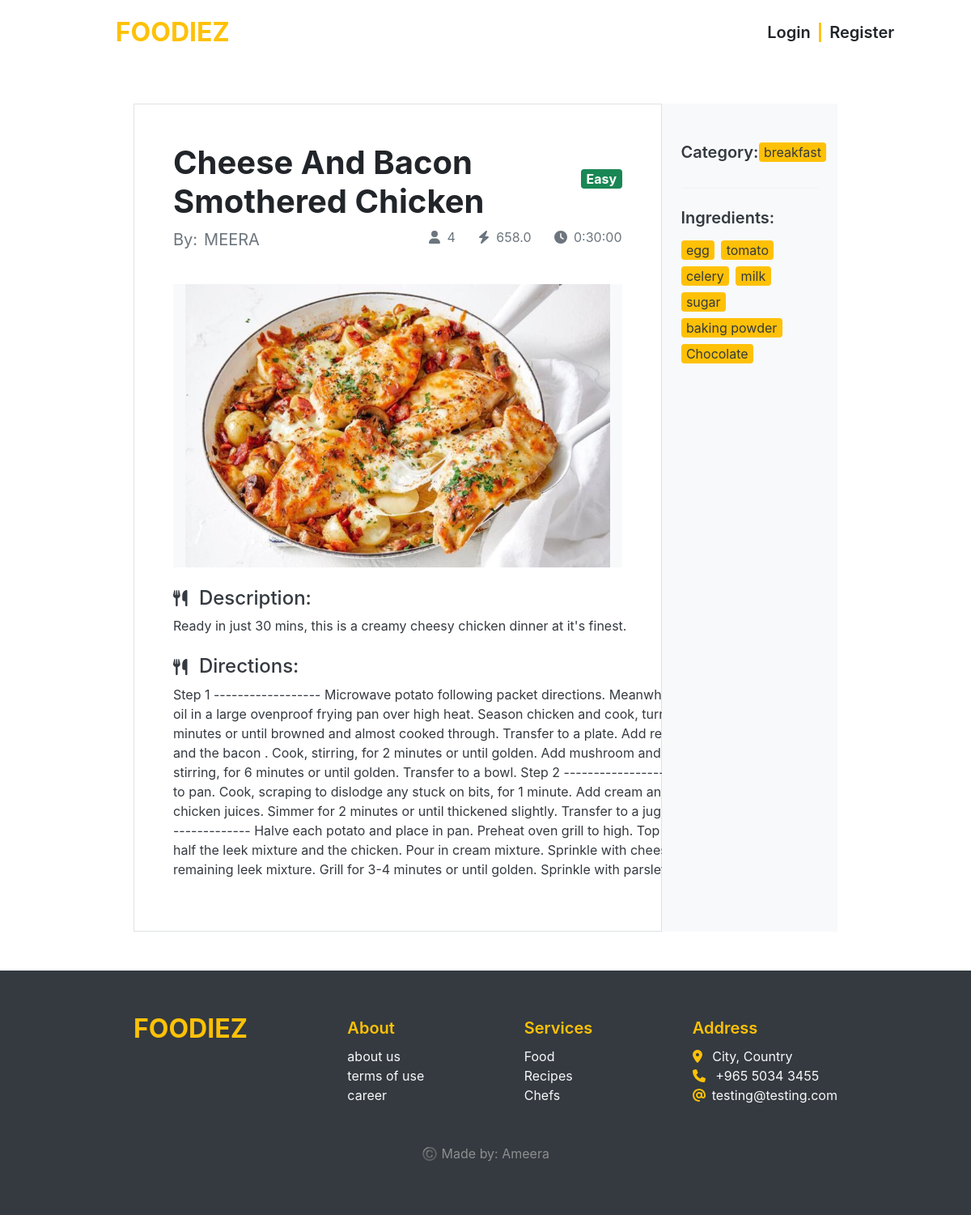
The page /recipe/24/ on the database its author committed.
### food/models.py (models this page shows, shortened)
class Recipe(models.Model):
    difficulty_choices = [
        ("Easy", "Easy"),
        ("Medium", "Medium"),
        ("Hard", "Hard"),
    ]
    created_by = models.ForeignKey(User, on_delete=models.CASCADE, related_name="created_by")
    name = models.CharField(max_length=200)
    difficulty = models.CharField(choices=difficulty_choices, max_length=15)
    duration = models.DurationField(default= timedelta(minutes=30))
    calories = models.FloatField(validators=[MinValueValidator(1), MaxValueValidator(10000)])
    serving = models.PositiveIntegerField(default=1)
    category = models.ForeignKey(Category, on_delete=models.PROTECT ,related_name="category")
    ingredients = models.ManyToManyField(Ingredient, related_name="ingredients")
    image = models.ImageField(upload_to="recipes/", default= "static/placeholder.png") # add a default image in static files
    description = models.TextField()
    directions = models.TextField()
    editor_pick = models.BooleanField(default=False)

class Category(models.Model):
    name = models.CharField(max_length=100, unique=True)
    def __str__(self) -> str:
        return self.name

class Ingredient(models.Model):
    name = models.CharField(max_length=100, unique=True)

### food/views.py (the view)
# urls.py: path("recipe/<int:recipe_id>/", recipe_detail_view, name="recipe-detail"),
def recipe_detail_view(request, recipe_id):
    login_form = LoginForm()
    register_form = RegisterForm()
    recipe = Recipe.objects.get(id=recipe_id)
    context = {
        "recipe": recipe,
        "login_form": login_form,
        "register_form": register_form,
    }
    return render(request, "recipe_detail.html", context)

### food/templates/recipe_detail.html (shortened to what this page needs)
{% extends 'base.html' %}
{% block content %}
<section class="w-100 d-flex justify-content-center py-5">
    <div class="container w-75 d-flex">
        <div class="border w-75 p-5">
            <div class="d-flex justify-content-between align-items-center">
                <h1 class="fw-bold" style="text-transform: capitalize;">{{recipe.name}}</h1>
                {% if recipe.difficulty == "Easy" %}
                    <p><span class="badge text-bg-success fs-6">{{ recipe.difficulty }}</span></p>
                {% elif recipe.difficulty == "Medium" %}
                    <p><span class="badge text-bg-warning fs-6">{{ recipe.difficulty }}</span></p>
                {% elif recipe.difficulty == "Hard" %}
                    <p><span class="badge text-bg-danger fs-6">{{ recipe.difficulty }}</span></p>
                {% else %}
                    null
                {% endif %}
            </div>
            <div class="d-flex justify-content-between">
                <div class="d-flex text-muted fs-5">
                    <span class="me-2">By: </span>
                    <p class="text-uppercase">{{ recipe.created_by }}</p>
                </div>
                <div class="text-muted fs-6">
                    <span class="ms-4"><i class="fa-solid fa-user me-2"></i>{{ recipe.serving }}</span>
                    <span class="ms-4"><i class="fa-solid fa-bolt me-2"></i>{{ recipe.calories }}</span>
                    <span class="ms-4"><i class="fa-solid fa-clock me-2"></i>{{ recipe.duration }}</span>
                </div>
            </div>
            <div class="container bg-light mt-4">
                <center>
                    <img src="{{ recipe.image.url }}" alt="" class="img-fluid">
                </center>
            </div>
            <div class="mt-4 text-dark">
                <h5 class="fs-4"><i class="fa-solid fa-utensils me-2 fs-5"></i> Description:</h5>
                <p style="width: 65ch;">{{ recipe.description }}</p>
                <h5 class="mt-4 fs-4"><i class="fa-solid fa-utensils me-2 fs-5"></i> Directions: </h5>
                <p style="width: 70ch;">{{ recipe.directions }}</p>
            </div>
        </div>
        <div class="w-25 py-5 px-4 bg-light text-dark">
            <div class="d-flex justify-content-between align-items-center ">
                <h4 class="mb-3 fs-5 fw-semibold">Category: </h4>
                <p class="badge badge-warning fs-6 fw-normal text-dark">{{ recipe.category }}</p>
            </div>
            <hr>
            <div class="pt-2">
                <h4 class="mb-3 fs-5 fw-semibold">Ingredients: </h4>
                <div class="d-flex flex-wrap">
                    {% for ing in recipe.ingredients.all %}
                    <span class="badge badge-warning text-dark fs-6 fw-normal me-2 mb-2">{{ ing.name }}</span>
                    {% endfor %}
                </div>
            </div>
        </div>
    </div>
</section>
{% endblock content %}

### food/static/css/styles.css (style rules this page uses)
body { height: 100vh; font-family: 'inter', sans-serif; }

### rows shown on the page
Recipe: name "Cheese And Bacon Smothered Chicken", difficulty "Easy", created_by "MEERA", serving "4", calories "658.0", duration "0:30:00", image (picture), description "Ready in just 30 mins, this is a creamy cheesy chicken dinner at it's finest.", directions "Step 1 ------------------ Microwave potato following packet directions. Meanwhile, heat 1 tbs oil in a large ovenproof frying pan over high heat. Season chicken and cook, turning, for 4-5 minutes or until browned and almost cooked through. Transfer to a plate. Add remaining oil and the bacon . Cook, stirring, for 2 minutes or until golden. Add mushroom and leek . Cook, stirring, for 6 minutes or until golden. Transfer to a bowl. Step 2 ------------------ Add wine to pan. Cook, scraping to dislodge any stuck on bits, for 1 minute. Add cream and any chicken juices. Simmer for 2 minutes or until thickened slightly. Transfer to a jug. Step 3 ------------------ Halve each potato and place in…", category "breakfast"
Ingredient: name "egg"
Ingredient: name "tomato"
Ingredient: name "celery"
Ingredient: name "milk"
Ingredient: name "sugar"
Ingredient: name "baking powder"
Ingredient: name "Chocolate"
